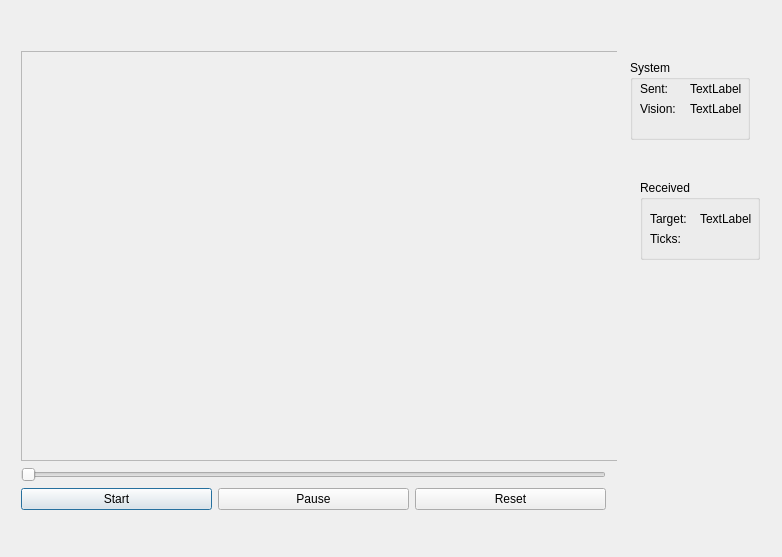
<?xml version="1.0" encoding="UTF-8"?>
<ui version="4.0">
 <class>Dialog</class>
 <widget class="QDialog" name="Dialog">
  <property name="geometry">
   <rect>
    <x>0</x>
    <y>0</y>
    <width>782</width>
    <height>557</height>
   </rect>
  </property>
  <property name="windowTitle">
   <string>Dialog</string>
  </property>
  <widget class="QGroupBox" name="groupBox">
   <property name="geometry">
    <rect>
     <x>640</x>
     <y>180</y>
     <width>120</width>
     <height>80</height>
    </rect>
   </property>
   <property name="title">
    <string>Received</string>
   </property>
   <widget class="QLabel" name="label_3">
    <property name="geometry">
     <rect>
      <x>10</x>
      <y>30</y>
      <width>66</width>
      <height>17</height>
     </rect>
    </property>
    <property name="text">
     <string>Target:</string>
    </property>
   </widget>
   <widget class="QLabel" name="label_4">
    <property name="geometry">
     <rect>
      <x>10</x>
      <y>50</y>
      <width>66</width>
      <height>17</height>
     </rect>
    </property>
    <property name="text">
     <string>Ticks:</string>
    </property>
   </widget>
   <widget class="QLabel" name="label_5">
    <property name="geometry">
     <rect>
      <x>60</x>
      <y>30</y>
      <width>66</width>
      <height>17</height>
     </rect>
    </property>
    <property name="text">
     <string>TextLabel</string>
    </property>
   </widget>
  </widget>
  <widget class="QGroupBox" name="groupBox_2">
   <property name="geometry">
    <rect>
     <x>630</x>
     <y>60</y>
     <width>120</width>
     <height>80</height>
    </rect>
   </property>
   <property name="title">
    <string>System</string>
   </property>
   <widget class="QLabel" name="label">
    <property name="geometry">
     <rect>
      <x>10</x>
      <y>20</y>
      <width>66</width>
      <height>17</height>
     </rect>
    </property>
    <property name="text">
     <string>Sent:</string>
    </property>
   </widget>
   <widget class="QLabel" name="label_2">
    <property name="geometry">
     <rect>
      <x>10</x>
      <y>40</y>
      <width>66</width>
      <height>17</height>
     </rect>
    </property>
    <property name="text">
     <string>Vision:</string>
    </property>
   </widget>
   <widget class="QLabel" name="sentVLabel">
    <property name="geometry">
     <rect>
      <x>60</x>
      <y>20</y>
      <width>66</width>
      <height>17</height>
     </rect>
    </property>
    <property name="text">
     <string>TextLabel</string>
    </property>
   </widget>
   <widget class="QLabel" name="visionVLabel">
    <property name="geometry">
     <rect>
      <x>60</x>
      <y>40</y>
      <width>66</width>
      <height>17</height>
     </rect>
    </property>
    <property name="text">
     <string>TextLabel</string>
    </property>
   </widget>
  </widget>
  <widget class="QWidget" name="">
   <property name="geometry">
    <rect>
     <x>10</x>
     <y>40</y>
     <width>607</width>
     <height>482</height>
    </rect>
   </property>
   <layout class="QVBoxLayout" name="verticalLayout">
    <item>
     <widget class="QFrame" name="frame">
      <property name="minimumSize">
       <size>
        <width>605</width>
        <height>410</height>
       </size>
      </property>
      <property name="maximumSize">
       <size>
        <width>605</width>
        <height>410</height>
       </size>
      </property>
      <property name="frameShape">
       <enum>QFrame::StyledPanel</enum>
      </property>
      <property name="frameShadow">
       <enum>QFrame::Raised</enum>
      </property>
     </widget>
    </item>
    <item>
     <widget class="QSlider" name="horizontalSlider">
      <property name="orientation">
       <enum>Qt::Horizontal</enum>
      </property>
     </widget>
    </item>
    <item>
     <layout class="QHBoxLayout" name="horizontalLayout">
      <item>
       <widget class="QPushButton" name="startButton">
        <property name="text">
         <string>Start</string>
        </property>
       </widget>
      </item>
      <item>
       <widget class="QPushButton" name="pauseButton">
        <property name="text">
         <string>Pause</string>
        </property>
       </widget>
      </item>
      <item>
       <widget class="QPushButton" name="resetButton">
        <property name="text">
         <string>Reset</string>
        </property>
       </widget>
      </item>
     </layout>
    </item>
   </layout>
  </widget>
 </widget>
 <layoutdefault spacing="6" margin="11"/>
 <resources/>
 <connections/>
</ui>
